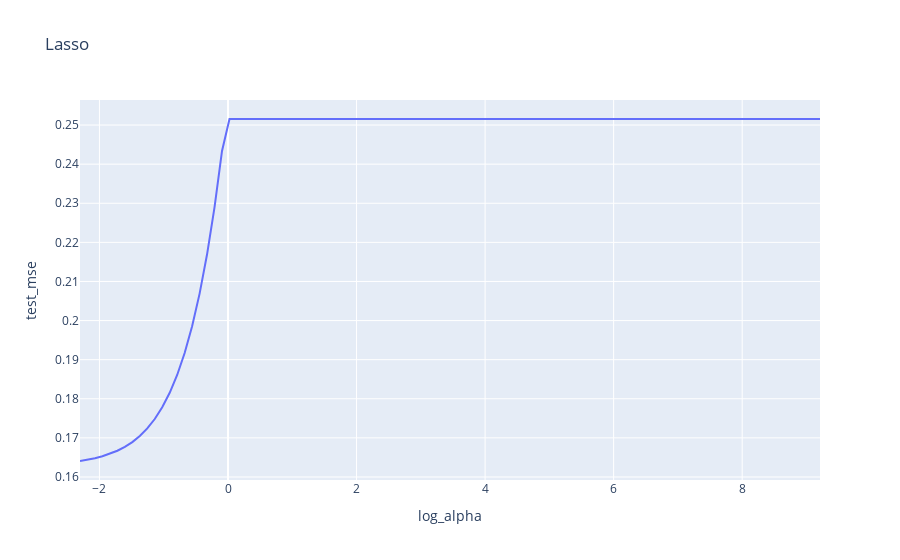

Notebook source saved alongside this figure:
### Markdown cell above
Based on the evaluation metrics we calculated above, our model seems to fit the data decently. 

Most notably, the MSE is very low and close together for the training and validation sets, 0.016 for both. This suggests there is low error and the model fits the data.

The R^2 values (0.743 and 0.746) are moderately strong, which indicates that the model is explaining a good amount of the variance in the dependent variable (energy). 

### Regularization

### Code cell
from sklearn.linear_model import  Ridge, Lasso
from sklearn.model_selection import cross_val_score, cross_validate
import plotly.express as px


# find alpha
alphas = np.logspace(-1, 6, 100)

# create an empty list to store the cross-validation scores
ridge_cv_scores = []

# create a for loop to compute the cross-validation score for each alpha value
for alpha in alphas:
    ridge = Ridge(alpha=alpha)
    ridge_cv = cross_validate(
        estimator=ridge,
        X=X,
        y=y,
        cv=10,
        scoring='neg_root_mean_squared_error'
    )
    ridge_cv_scores.append({
        'alpha': alpha,
        'log_alpha': np.log(alpha),
        'test_mse': -np.mean(ridge_cv['test_score'])
    })

# convert the cross-validation scores into a data frame
ridge_cv_scores_df = pd.DataFrame(ridge_cv_scores)

# plot the cross-validation scores as a function of alpha
px.line(ridge_cv_scores_df,
        x='log_alpha',
        y='test_mse',
        title='Ridge')

# use 10-fold cross-validation to select the best lambda (alpha) value for the lasso regression model

# define the alpha values to test
# note that the start/stop values in the first two arguments are the exponents
alphas = np.logspace(-1, 4, 100)

# create an empty list to store the cross-validation scores
lasso_cv_scores = []

# create a for loop to compute the cross-validation score for each alpha value
for alpha in alphas:
    lasso = Lasso(alpha=alpha)
    lasso_cv = cross_validate(estimator=lasso,
                              X=X,
                              y=y,
                              cv=10,
                              scoring='neg_root_mean_squared_error')
    lasso_cv_scores.append({'alpha': alpha,
                            'log_alpha': np.log(alpha),
                            'test_mse': -np.mean(lasso_cv['test_score'])})

# convert the cross-validation scores into a data frame
lasso_cv_scores_df = pd.DataFrame(lasso_cv_scores)

# plot the cross-validation scores as a function of alpha
px.line(lasso_cv_scores_df,
        x='log_alpha',
        y='test_mse',
        title='Lasso')

### Figure 1 — Plotly figure (JSON) as saved in the notebook; plotly's stock layout.template omitted (floating-point values rounded to 4 significant figures)
{"data": [{"hovertemplate": "log_alpha=%{x}<br>test_mse=%{y}<extra></extra>", "legendgroup": "", "line": {"color": "#636efa", "dash": "solid"}, "marker": {"symbol": "circle"}, "mode": "lines", "name": "", "orientation": "v", "showlegend": false, "type": "scatter", "x": [-2.303, -2.186, -2.07, -1.954, -1.837, -1.721, -1.605, -1.489, -1.372, -1.256, -1.14, -1.023, -0.9071, -0.7908, -0.6745, -0.5582, -0.4419, -0.3256, -0.2093, -0.09303, 0.02326, 0.1396, 0.2558, 0.3721, 0.4884, 0.6047, 0.721, 0.8373, 0.9536, 1.07, 1.186, 1.302, 1.419, 1.535, 1.651, 1.768, 1.884, 2.0, 2.117, 2.233, 2.349, 2.465, 2.582, 2.698, 2.814, 2.931, 3.047, 3.163, 3.279, 3.396, 3.512, 3.628, 3.745, 3.861, 3.977, 4.093, 4.21, 4.326, 4.442, 4.559, 4.675, 4.791, 4.908, 5.024, 5.14, 5.256, 5.373, 5.489, 5.605, 5.722, 5.838, 5.954, 6.07, 6.187, 6.303, 6.419, 6.536, 6.652, 6.768, 6.884, 7.001, 7.117, 7.233, 7.35, 7.466, 7.582, 7.699, 7.815, 7.931, 8.047, 8.164, 8.28, 8.396, 8.513, 8.629, 8.745, 8.861, 8.978, 9.094, 9.21], "xaxis": "x", "y": [0.1641, 0.1644, 0.1648, 0.1653, 0.1659, 0.1667, 0.1677, 0.1689, 0.1705, 0.1724, 0.1748, 0.1778, 0.1815, 0.1861, 0.1917, 0.1986, 0.2069, 0.2169, 0.229, 0.2434, 0.2516, 0.2516, 0.2516, 0.2516, 0.2516, 0.2516, 0.2516, 0.2516, 0.2516, 0.2516, 0.2516, 0.2516, 0.2516, 0.2516, 0.2516, 0.2516, 0.2516, 0.2516, 0.2516, 0.2516, 0.2516, 0.2516, 0.2516, 0.2516, 0.2516, 0.2516, 0.2516, 0.2516, 0.2516, 0.2516, 0.2516, 0.2516, 0.2516, 0.2516, 0.2516, 0.2516, 0.2516, 0.2516, 0.2516, 0.2516, 0.2516, 0.2516, 0.2516, 0.2516, 0.2516, 0.2516, 0.2516, 0.2516, 0.2516, 0.2516, 0.2516, 0.2516, 0.2516, 0.2516, 0.2516, 0.2516, 0.2516, 0.2516, 0.2516, 0.2516, 0.2516, 0.2516, 0.2516, 0.2516, 0.2516, 0.2516, 0.2516, 0.2516, 0.2516, 0.2516, 0.2516, 0.2516, 0.2516, 0.2516, 0.2516, 0.2516, 0.2516, 0.2516, 0.2516, 0.2516], "yaxis": "y"}], "layout": {"legend": {"tracegroupgap": 0}, "title": {"text": "Lasso"}, "xaxis": {"anchor": "y", "domain": [0, 1], "title": {"text": "log_alpha"}}, "yaxis": {"anchor": "x", "domain": [0, 1], "title": {"text": "test_mse"}}}}
